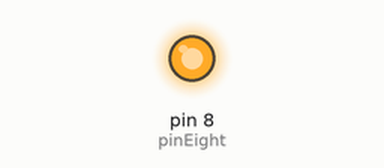
Simulated run of this sketch. Board: Arduino Uno, built with avr-gcc and run on an emulated ATmega328P. On the bench: output pins drawn as LEDs (lit = HIGH).

Above: at 1.5 s.
At 7.2 s:
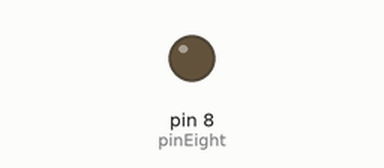
Timing chart, 0 to 10.5 s (numbered marks = the images above):
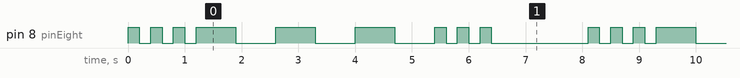

Measured:
- by itself, pin 8 (pinEight): repeats every 8.1 s: 2 × (LOW 0.20 s, HIGH 0.20 s), LOW 0.20 s, 3 × (HIGH 0.70 s, LOW 0.70 s), 2 × (HIGH 0.20 s, LOW 0.20 s), HIGH 0.20 s, LOW 1.7 s, HIGH 0.20 s
- by itself, everything shown: repeats every 8.1 s, in 18 steps

The sketch:

morse.ino
```cpp
int dot = 200;
int dash = 700;
int finalDelay = 1500;
int pinEight = 8;
void setup() {
  pinMode(8,OUTPUT);
}

void loop() {
   for (int i = 0; i < 3; ++i){
      digitalWrite(pinEight,HIGH);
      delay(dot);
      digitalWrite(pinEight,LOW);
      delay(dot);
  }
  for (int i = 0; i < 3; ++i){
      digitalWrite(pinEight,HIGH);
      delay(dash);
      digitalWrite(pinEight,LOW);
      delay(dash);
  }
     for (int i = 0; i < 3; ++i){
      digitalWrite(pinEight,HIGH);
      delay(dot);
      digitalWrite(pinEight,LOW);
      delay(dot);
  }
  delay(finalDelay);
}
```
